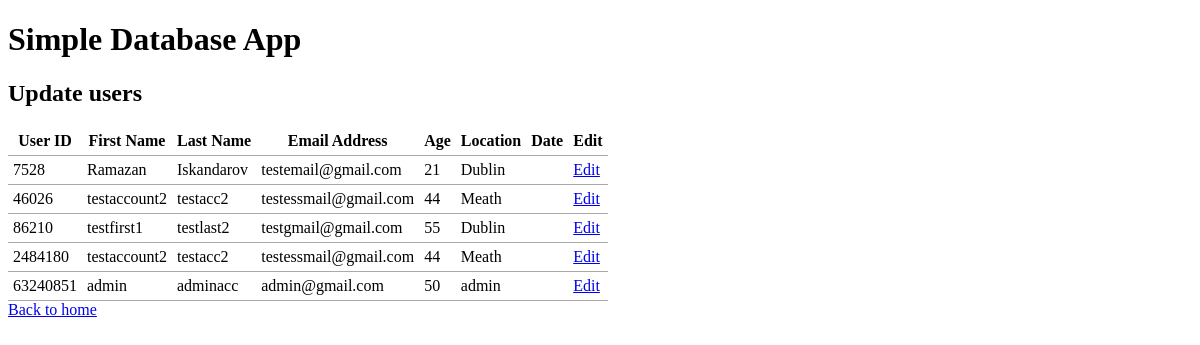
The app's page /public/update.php with its own data.
### tables this page shows
CREATE TABLE `users` (
  `user_id` int NOT NULL,
  `firstname` varchar(50) NOT NULL,
  `lastname` varchar(50) NOT NULL,
  `email` varchar(50) NOT NULL,
  `age` int NOT NULL,
  `location` varchar(50) NOT NULL,
  `date` timestamp NULL DEFAULT NULL,
  `password` varchar(100) NOT NULL
);

### common.php (called while the page is built, shortened)
<?php
function escape($data) {
    if ($data !== null) {
        $data = htmlspecialchars($data, ENT_QUOTES | ENT_SUBSTITUTE, "UTF-8");
        $data = trim($data);
        $data = stripslashes($data);
    }
    return $data;
}
?>

### public/update.php (the view)
<?php
require "../common.php";
try {
    $sql = "SELECT * FROM users";
    $statement = $pdo->query($sql);
    $result = $statement->fetchAll(PDO::FETCH_ASSOC);
} catch(PDOException $error) {
    echo "Error fetching users: " . $error->getMessage();
}
?>
<?php require "templates/header.php"; ?>
<h2>Update users</h2>
<table>
    <thead>
    <tr>
        <th>User ID</th>
        <th>First Name</th>
        <th>Last Name</th>
        <th>Email Address</th>
        <th>Age</th>
        <th>Location</th>
        <th>Date</th>
        <th>Edit</th>
    </tr>
    </thead>
    <tbody>
    <?php foreach ($result as $row) : ?>
        <tr>
            <td><?php echo escape($row["user_id"]); ?></td>
            <td><?php echo escape($row["firstname"]); ?></td>
            <td><?php echo escape($row["lastname"]); ?></td>
            <td><?php echo escape($row["email"]); ?></td>
            <td><?php echo escape($row["age"]); ?></td>
            <td><?php echo escape($row["location"]); ?></td>
            <td><?php echo escape($row["date"]); ?> </td>
            <td><a href="#">Edit</a></td>
        </tr>
    <?php endforeach; ?>
    </tbody>
</table>
<a href="../adminAccess.php">Back to home</a>
<?php require "templates/footer.php"; ?>

### public/templates/header.php (shortened to what this page needs)
<!DOCTYPE html>
<html lang="en">
<head>
    <link rel="stylesheet" href="css/style.css" />
</head>
<body>
    <h1>Simple Database App</h1>

### public/css/style.css (style rules this page uses)
table { border-collapse: collapse; border-spacing: 0; }
td, th { padding: 5px; border-bottom: 1px solid #aaa; }

### records on screen
users: user_id "7528", firstname "Ramazan", lastname "Iskandarov", email "testemail@gmail.com", age "21", location "Dublin"
users: user_id "46026", firstname "testaccount2", lastname "testacc2", email "testessmail@gmail.com", age "44", location "Meath"
users: user_id "86210", firstname "testfirst1", lastname "testlast2", email "testgmail@gmail.com", age "55", location "Dublin"
users: user_id "2484180", firstname "testaccount2", lastname "testacc2", email "testessmail@gmail.com", age "44", location "Meath"
users: user_id "63240851", firstname "admin", lastname "adminacc", email "admin@gmail.com", age "50", location "admin"
